Frame 1 (no input): blank canvas, image omitted
Frame 60 (the mouse pressed at the canvas centre just before this capture): blank canvas, image omitted
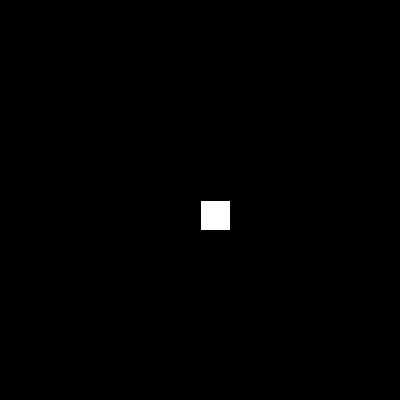
Frame 120 (the mouse held since frame 60 and released just before this capture)

The Processing sketch whose frames 1 and 60 were blank and that drew this single picture after the mouse press (run headless with seeded random() and noise(); from frame 60 on, the mouse is pressed at the canvas centre):

// Processing sketch: mapNegativo
// ── mapNegativo.pde
float posX;
void setup() {
size(400,400);
}
void draw() {
  background(0);
 posX = map(mouseX,0,width,-200, width+200);
 rect(posX,height/2,30,30);
}
